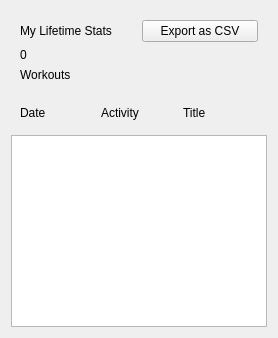
       <widget class="QWidget" name="LifetimeStatsPage">
        <layout class="QVBoxLayout" name="verticalLayout_18">
         <item>
          <widget class="QWidget" name="LifetimeStatsDashboard" native="true">
           <layout class="QGridLayout" name="gridLayout_13">
            <item row="0" column="0">
             <widget class="QLabel" name="MyLifetimeStatsLabel">
              <property name="text">
               <string>My Lifetime Stats</string>
              </property>
             </widget>
            </item>
            <item row="0" column="1">
             <widget class="QPushButton" name="ExportStatsButton">
              <property name="text">
               <string>Export as CSV</string>
              </property>
             </widget>
            </item>
            <item row="1" column="0">
             <widget class="QLabel" name="NumberOfLifetimeWorkoutsLabel">
              <property name="text">
               <string>0</string>
              </property>
             </widget>
            </item>
            <item row="2" column="0">
             <widget class="QLabel" name="LifetimeWorkoutsLabel">
              <property name="text">
               <string>Workouts</string>
              </property>
             </widget>
            </item>
           </layout>
          </widget>
         </item>
         <item>
          <widget class="QWidget" name="LifetimeStatsTableHeadings" native="true">
           <layout class="QGridLayout" name="gridLayout_14">
            <item row="0" column="0">
             <widget class="QLabel" name="LSDate">
              <property name="text">
               <string>Date</string>
              </property>
             </widget>
            </item>
            <item row="0" column="1">
             <widget class="QLabel" name="LSActivity">
              <property name="text">
               <string>Activity</string>
              </property>
             </widget>
            </item>
            <item row="0" column="2">
             <widget class="QLabel" name="LSTitle">
              <property name="text">
               <string>Title</string>
              </property>
             </widget>
            </item>
           </layout>
          </widget>
         </item>
         <item>
          <widget class="QTableView" name="LifetimeStatsTable"/>
         </item>
        </layout>
       </widget>
